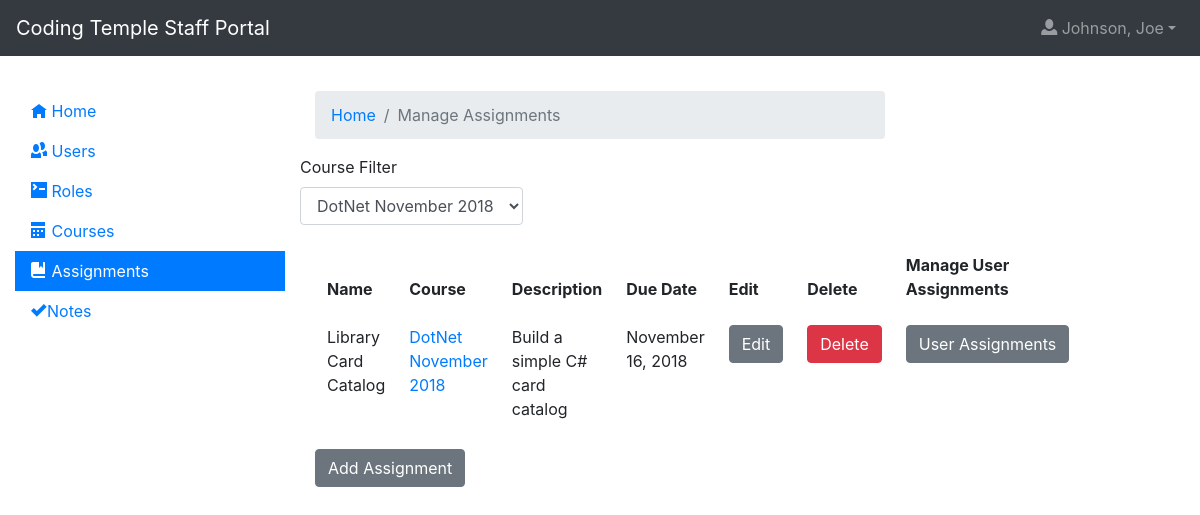
Page /assignments/?cid=1 (signed in) on the committed database.
### app/models.py (models this page shows, shortened)
class TimestampMixin(object):
    created = db.Column(
        db.DateTime, nullable=False, default=datetime.utcnow)
    updated = db.Column(db.DateTime, default=datetime.utcnow, onupdate=datetime.utcnow)

class User(UserMixin, TimestampMixin, db.Model):
  id = db.Column(db.Integer, primary_key=True)
  f_name = db.Column(db.String)
  preferred_name = db.Column(db.String)
  l_name = db.Column(db.String)
  image = db.Column(db.String, default='http://placehold.it/400x900&text=Image')
  email = db.Column(db.String, index=True, unique=True)
  bio = db.Column(db.String, default = 'Enter a bio')
  password_hash = db.Column(db.String)
  roles = db.relationship('Role', secondary=userRole, lazy='subquery', backref=db.backref('users', lazy=True))
  contact_phone = db.Column(db.String, nullable=True)
  personal_website = db.Column(db.String, nullable=True)
  street_address = db.Column(db.String, nullable=True)
  city = db.Column(db.String, nullable=True)
  state = db.Column(db.String, nullable=True)
  postal_code = db.Column(db.String, nullable=True)
  linkedin_url = db.Column(db.String, nullable=True)
  github_name = db.Column(db.String, nullable=True)
  twitter_name = db.Column(db.String, nullable=True)
  employment_histories = db.relationship('EmploymentHistory', backref='user', lazy=True)

class Assignment(TimestampMixin, db.Model):
  id = db.Column(db.Integer, primary_key=True)
  name = db.Column(db.String)
  description = db.Column(db.String)
  due_date = db.Column(db.DateTime, index=True)
  course_id = db.Column(db.Integer, db.ForeignKey('course.id'))
  course = db.relationship('Course', backref='assignments', lazy='subquery')

class Course(TimestampMixin, db.Model):
  id = db.Column(db.Integer, primary_key=True)
  name = db.Column(db.String)
  start_date = db.Column(db.DateTime)
  end_date = db.Column(db.DateTime)

### app/blueprints/assignments/__init__.py (the view)
@assignments.route('/', methods=['GET'])
@login_required
@authorize
def index():
  course_id = request.args.get('cid')
  courses = Course.query.all()
  if(course_id):
    assignments = Assignment.query.filter_by(course_id=course_id).all()
  else:
    assignments = Assignment.query.all()
  context = {
      'courses': courses,
      'assignments': assignments,
      'title': 'Assignments',
      'course_id': int(course_id or 0)
  }
  return render_template('assignments/index.html', **context)

### app/models.py (called while the page is built)
@login.user_loader
def load_user(id):
  return User.query.get(int(id))

### app/blueprints/assignments/templates/assignments/index.html (shortened to what this page needs)
{% extends 'layout.html' %}
{% block app_content %}
<nav aria-label="breadcrumb">
        <ol class="breadcrumb">
            <li class="breadcrumb-item"><a href="{{url_for('index')}}">Home</a></li>
            <li class="breadcrumb-item active">Manage Assignments</li>
        </ol>
    </nav>
    <div class="row">
        <div class="form-group">
            <label>Course Filter</label>
                <select class="form-control course-filter" onchange="window.location.href='{{url_for('assignments.index')}}?cid=' + document.querySelector('.course-filter').value">
                    {% for course in courses %}
                        {% if course.id == course_id %}
                            <option value="{{course.id}}" selected>{{course.name}}</option>
                        {% else %}
                            <option value="{{course.id}}">{{course.name}}</option>
                        {% endif %}
                    {% endfor %}
                     </select>
        </div>
    </div>
    <table class="table table-borderless">
        <thead>
            <tr>
                    <th>Name</th>
                    <th>Course</th>
                    <th>Description</th>
                    <th>Due Date</th>
                    <th>Edit</th>
                    <th>Delete</th>
                    <th>Manage User Assignments</th>
            </tr>
        </thead>
        <tbody>
            {% for assignment in assignments %}
                <tr>
                    <td>{{assignment.name}}</td>
                    <td><a href="{{url_for('assignments.index')}}?cid={{assignment.course_id}}">{{assignment.course.name }}</a></td>
                    <td>{{assignment.description }}</td>
                    <td>{{ moment(assignment.due_date).format('LL') }}</td>
                    <td><a href="{{url_for('assignments.edit')}}?id={{assignment.id}}" class="btn btn-secondary">Edit</a></td>
                    <td><form action="{{url_for('assignments.delete')}}" method="POST">
                        <input type="submit" class="btn btn-danger" value="Delete" />
                    </form></td>
                    <td>
                        <a href="{{url_for('assignments.userassignments')}}?id={{assignment.id}}" class="btn btn-secondary">User Assignments</a>
                    </td>
                </tr>
            {% endfor %}
        </tbody>
    </table>
    <a href="{{url_for('assignments.add')}}" class="btn btn-secondary">Add Assignment</a>
{% endblock %}

### app/templates/includes/navigation.html (shortened to what this page needs)
<nav class="navbar navbar-expand-lg sticky-top navbar-dark bg-dark">
  <a class="navbar-brand" href="{{ url_for('index') }}">Coding Temple Staff Portal</a>
  <div class="collapse navbar-collapse" id="navbarSupportedContent">
    <ul class="navbar-nav ml-auto">
        {% if not current_user.is_authenticated %}
          <li class="nav-item">
            <a class="nav-link" href="{{ url_for('account.login') }}"><span class="oi oi-account-login"></span> Login</a>
          </li>
          <li class="nav-item">
            <a class="nav-link" href="{{ url_for('account.register') }}"><span class="oi oi-thumb-up"></span> Register</a>
          </li>
        {% else %}
          <li class="nav-item dropdown">
            <a class="nav-link dropdown-toggle" data-toggle="dropdown" href="#" role="button" aria-haspopup="true" aria-expanded="false"><span class="oi oi-person" title="person" aria-hidden="true"></span> {{ "{}, {}".format(current_user.l_name, current_user.f_name) }}</a>
          </li>
        {% endif %}
    </ul>
  </div>
</nav>

### app/static/css/main.css (style rules this page uses)
#sidebar-1 a, .navbar { border-radius: 0; }

### rows in the picture
User: l_name+f_name "Johnson, Joe"
Assignment: name "Library Card Catalog", course.name "DotNet November 2018", description "Build a simple C# card catalog", due_date "November 16, 2018"

### other values in the picture
form field value "DotNet November 2018"
